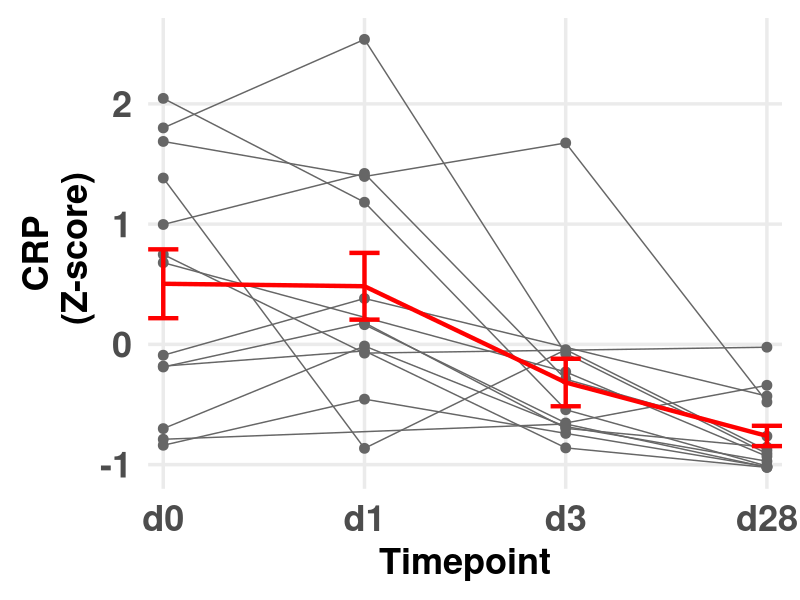
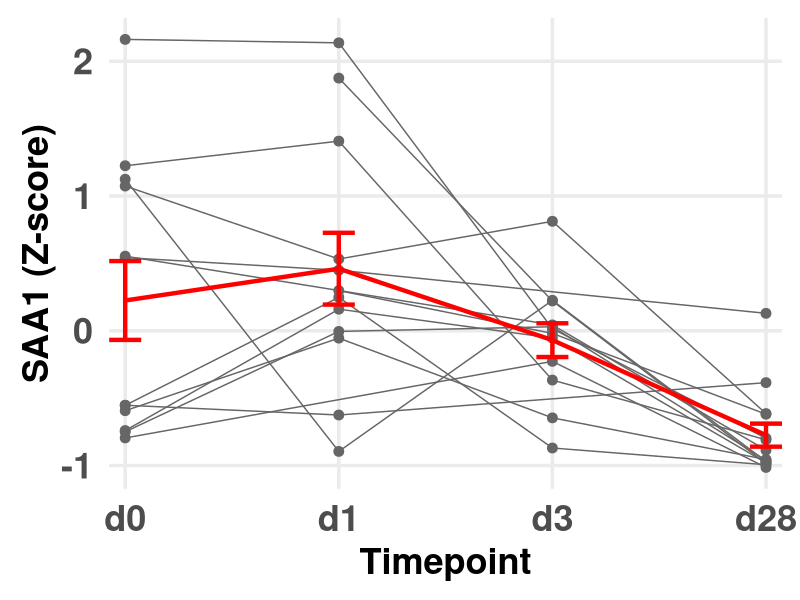
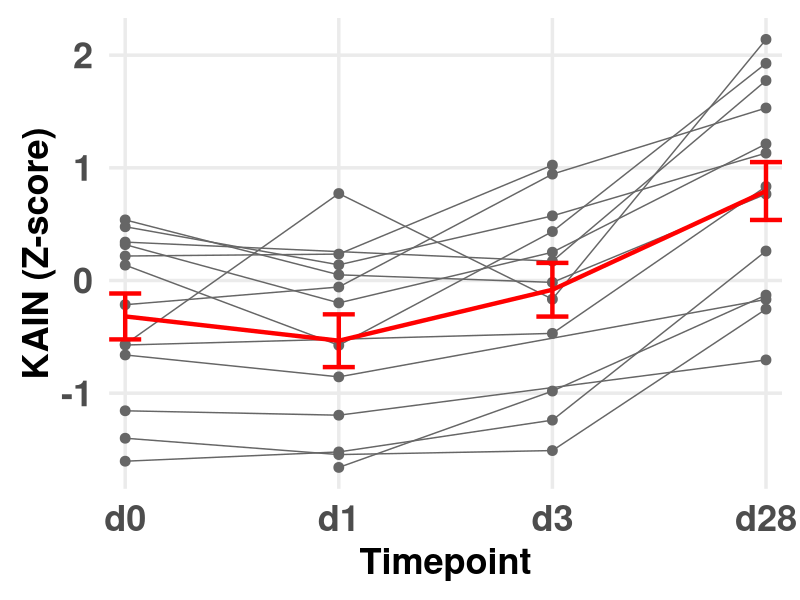
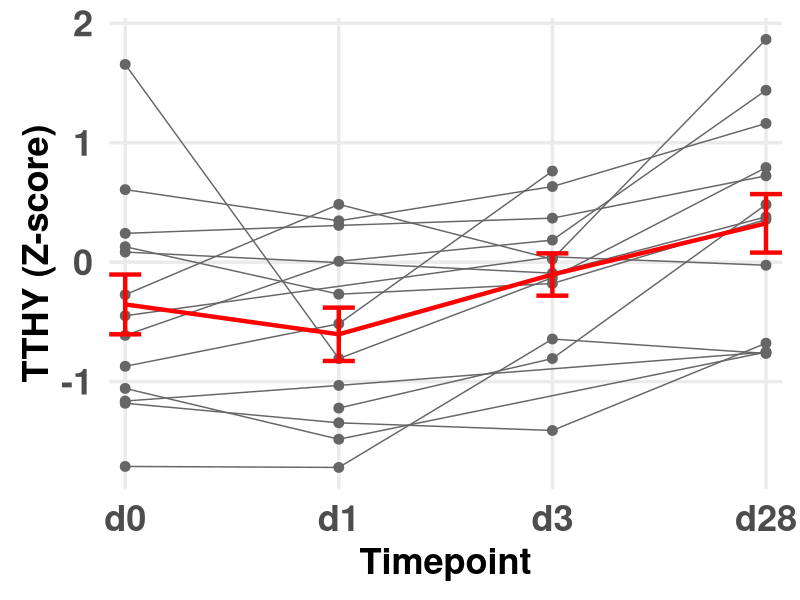
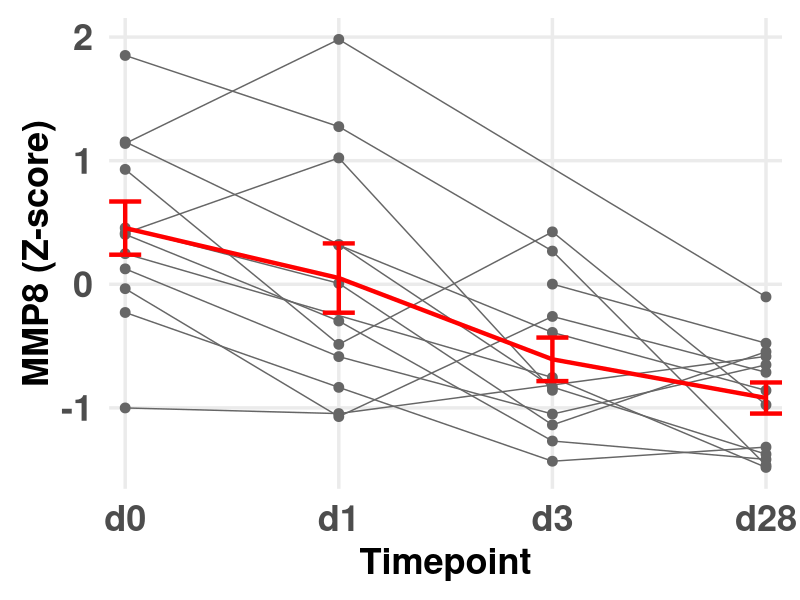
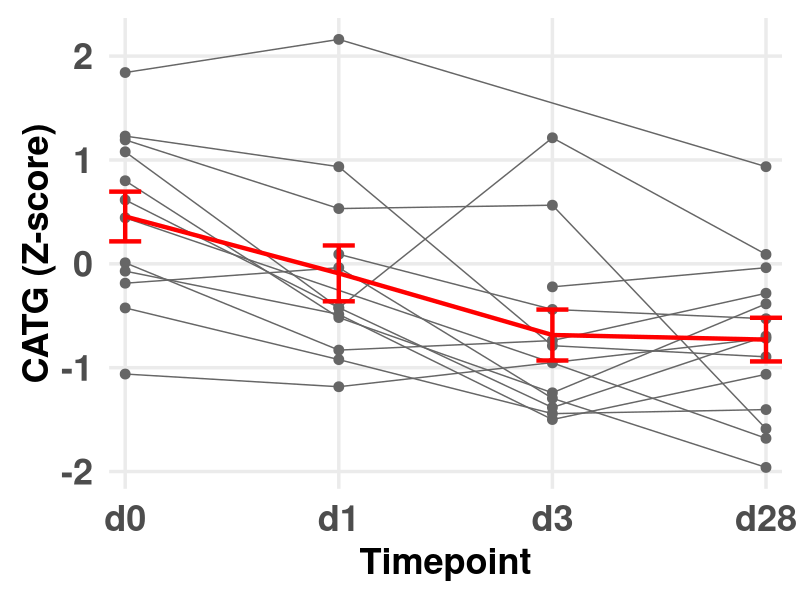
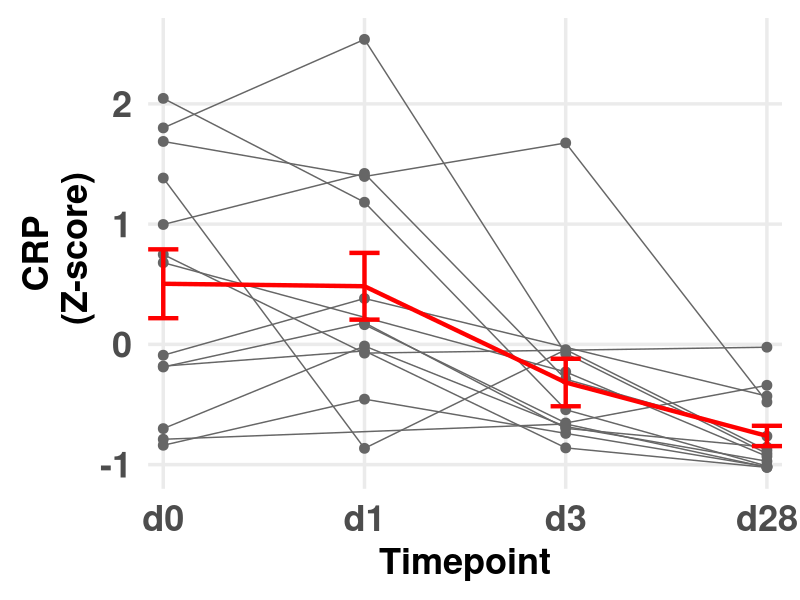
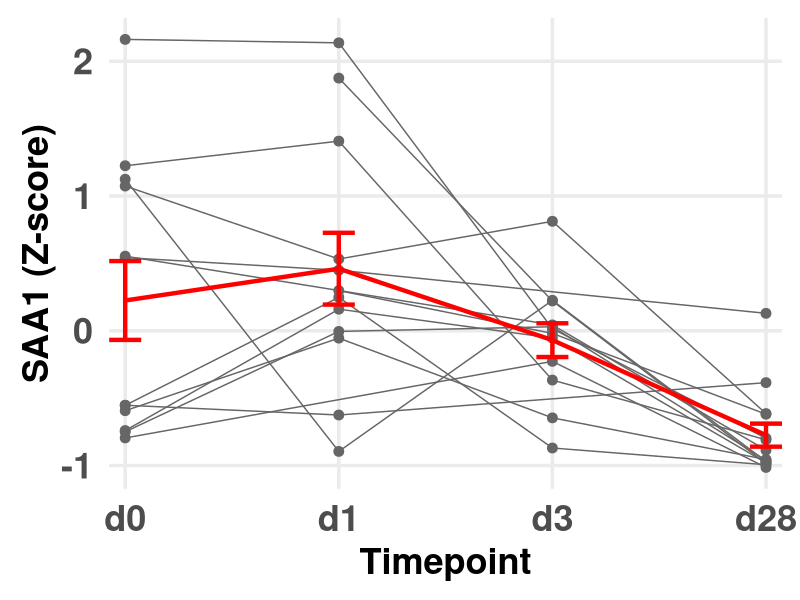

These figures' R source, in order:
## ---- chunk 1
library(tidyverse)
library(readr)
knitr::opts_chunk$set(echo = TRUE, warning = FALSE, message = FALSE)
## ---- chunk 2
timecourse <- read_csv("timecourse_subjects.csv")
mofa <- read_csv("unenriched_MOFA.csv")
## ---- chunk 3
# Long format for MOFA
duke_cols <- colnames(mofa)[-1]
mofa_long <- mofa %>%
  pivot_longer(-Accession, names_to = "DukeID", values_to = "Abundance") %>%
  mutate(DukeID = as.integer(DukeID))

# Timepoint mapping
time_map <- timecourse %>%
  dplyr::select(PID, Timepoint, DukeID) %>%
  mutate(TimeLabel = case_when(
    Timepoint == 0 ~ "d0",
    Timepoint == 1 ~ "d1",
    Timepoint == 3 ~ "d3",
    Timepoint == 28 ~ "d28"
  ))
## ---- chunk 4
# Z-score across rows (i.e., per protein across all DukeIDs)
mofa_z <- mofa
mofa_z[duke_cols] <- t(apply(mofa[duke_cols], 1, scale))
mofa_z <- as_tibble(mofa_z)
mofa_z$Accession <- mofa$Accession

# Convert to long format and join metadata
mofa_z_long <- mofa_z %>%
  pivot_longer(-Accession, names_to = "DukeID", values_to = "Zscore") %>%
  mutate(DukeID = as.integer(DukeID)) %>%
  inner_join(time_map, by = "DukeID") %>%
  filter(abs(Zscore) <= 3)  # remove outliers AFTER join (ensures TimeLabel is present)
## ---- chunk 5
plot_zscored_protein <- function(protein_name, save_path = NULL, y_label = NULL) {
  df <- mofa_z_long %>% filter(Accession == protein_name)

  summary_stats <- df %>%
    group_by(TimeLabel) %>%
    summarize(mean = mean(Zscore, na.rm = TRUE),
              sem = sd(Zscore, na.rm = TRUE) / sqrt(n()), .groups = "drop")

  # Use default label if not provided
  if (is.null(y_label)) {
    y_label <- paste0(protein_name, " abundance\n(Z-score, outliers removed)")
  }

  p <- ggplot(df, aes(x = TimeLabel, y = Zscore, group = PID)) +
    geom_line(color = "gray40") +
    geom_point(color = "gray40", size=3) +
    geom_line(data = summary_stats, aes(x = TimeLabel, y = mean, group = 1),
              color = "red", linewidth = 1.5) +
    geom_errorbar(data = summary_stats,
                  aes(x = TimeLabel, ymin = mean - sem, ymax = mean + sem),
                  inherit.aes = FALSE,
                  width = 0.15, color = "red", linewidth = 1.5) +
    labs(x = "Timepoint", y = y_label) +
    theme_minimal(base_size = 26) +
    theme(axis.title = element_text(face = "bold"),
          axis.text = element_text(face = "bold", size = 26),
          axis.title.y = element_text(face = "bold", hjust = 0.5, vjust = 0.5),
          axis.text.y = element_text(face = "bold"),
          panel.grid.major.y = element_line(),
          panel.grid.minor.y = element_blank()) +
    scale_x_discrete(limits = c("d0", "d1", "d3", "d28"), expand = expansion(add = c(-0.3, 0)))

  if (!is.null(save_path)) {
    ggsave(filename = save_path, plot = p, dpi = 300, width = 8, height = 6)
  }


  print(p)
}
## ---- chunk 6
plot_zscored_protein("CRP_HUMAN", save_path = "CRP_plot.png", 
                     y_label = "CRP\n (Z-score)")
## ---- chunk 7
plot_zscored_protein("SAA1_HUMAN", save_path = "SAA1_plot.png", 
                     y_label = "SAA1 (Z-score)")
## ---- chunk 8
plot_zscored_protein("KAIN_HUMAN", save_path = "KAIN_plot.png", 
                     y_label = "KAIN (Z-score)")
## ---- chunk 9
plot_zscored_protein("TTHY_HUMAN", save_path = "TTHY_plot.png", 
                     y_label = "TTHY (Z-score)")
## ---- chunk 10
plot_zscored_protein("MMP8_HUMAN", save_path = "MMP8_plot.png",
                     y_label = "MMP8 (Z-score)")

## ---- chunk 11
plot_zscored_protein("CATG_HUMAN", save_path = "CATG_plot.png",
                     y_label = "CATG (Z-score)")
